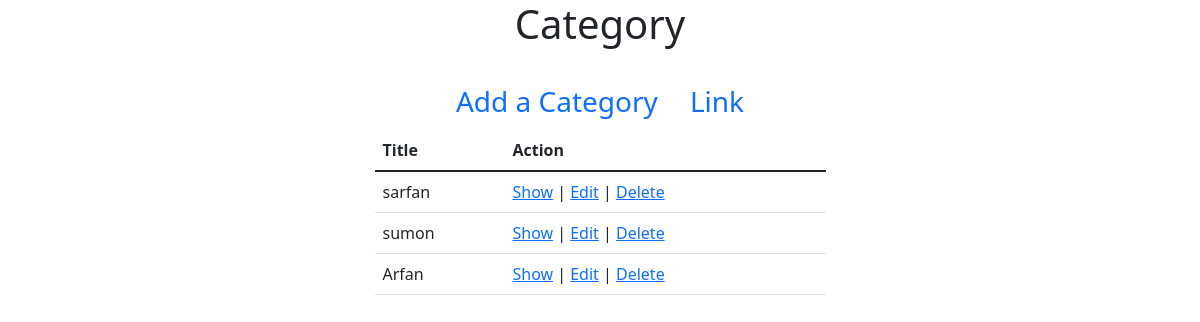
Page /admin/Categorys/index.php on the earlier database version.
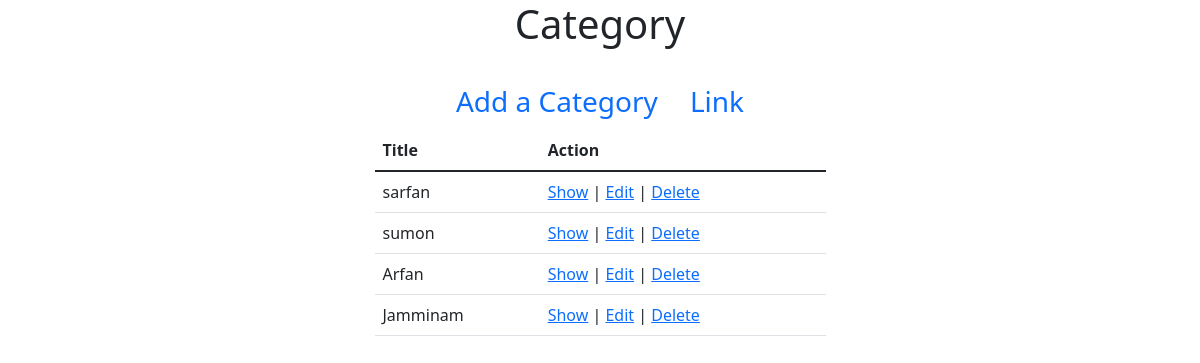
Same page on the later database version.
### tables this page shows
CREATE TABLE `category` (
  `id` int(11) NOT NULL,
  `name` varchar(255) NOT NULL,
  `link` varchar(255) NOT NULL,
  `created_at` datetime NOT NULL DEFAULT CURRENT_TIMESTAMP,
  `modified_at` datetime NOT NULL DEFAULT CURRENT_TIMESTAMP
);

### src/Category.php (called while the page is built, shortened)
<?php
class Category{
    public $conn = null;
    public function __construct()
    {
        $this->conn = new PDO("mysql:host=localhost;dbname=ecommerce",
            'root', '');
        $this->conn->setAttribute(PDO::ATTR_ERRMODE,
            PDO::ERRMODE_EXCEPTION);
    }
    public function index(){
        $query = "SELECT * FROM `category`";
        $stmt = $this->conn->prepare($query);
        $result = $stmt->execute();
        $categorys = $stmt->fetchAll();
        return $categorys;
    }
}
?>

### admin/Categorys/index.php (the view, shortened to what this page needs)
<?php
$_category = new Category();
$categorys = $_category->index();
?>
<!doctype html>
<html lang="en">
<head>
    <link href="https://cdn.jsdelivr.net/npm/bootstrap@5.1.3/dist/css/bootstrap.min.css" rel="stylesheet">
</head>
<body>
<section>
    <div class="container">
        <div class="row justify-content-center">
            <div class="col-md-5">
                <h1 class="text-center mb-4">Category</h1>
                <ul class="nav justify-content-center fs-3">
                    <li class="nav-item">
                        <a class="nav-link active" aria-current="page" href="create.php">
                            Add a Category
                        </a>
                    </li>
                    <li class="nav-item">
                        <a class="nav-link" href="#">Link</a>
                    </li>
                </ul>
                <table class="table">
                    <thead>
                    <tr>
                        <th scope="col">Title</th>
                        <th scope="col">Action</th>
                    </tr>
                    </thead>
                    <tbody>
                    <?php
                    if (count($categorys) > 0):
                        foreach ($categorys as $category):
                            ?>
                            <tr>
                                <td><?= $category['name']?></td>
                                <td><a href="show.php?id=<?=$category['id'];?>">Show</a>
                                    |
                                    <a href="edit.php?id=<?=$category['id'];?>">Edit</a>
                                    |
                                    <a href="delete.php?id=<?=$category['id'];?>"
                                       onclick="return confirm('Are you sure you want to delete?')">
                                        Delete
                                    </a>
                                </td>
                            </tr>
                        <?php
                        endforeach;
                    endif;
                    ?>
                    </tbody>
                </table>
            </div>
        </div>
    </div>
</section>
</body>
</html>

Differences in the rows shown:
added category: name "Jamminam"
